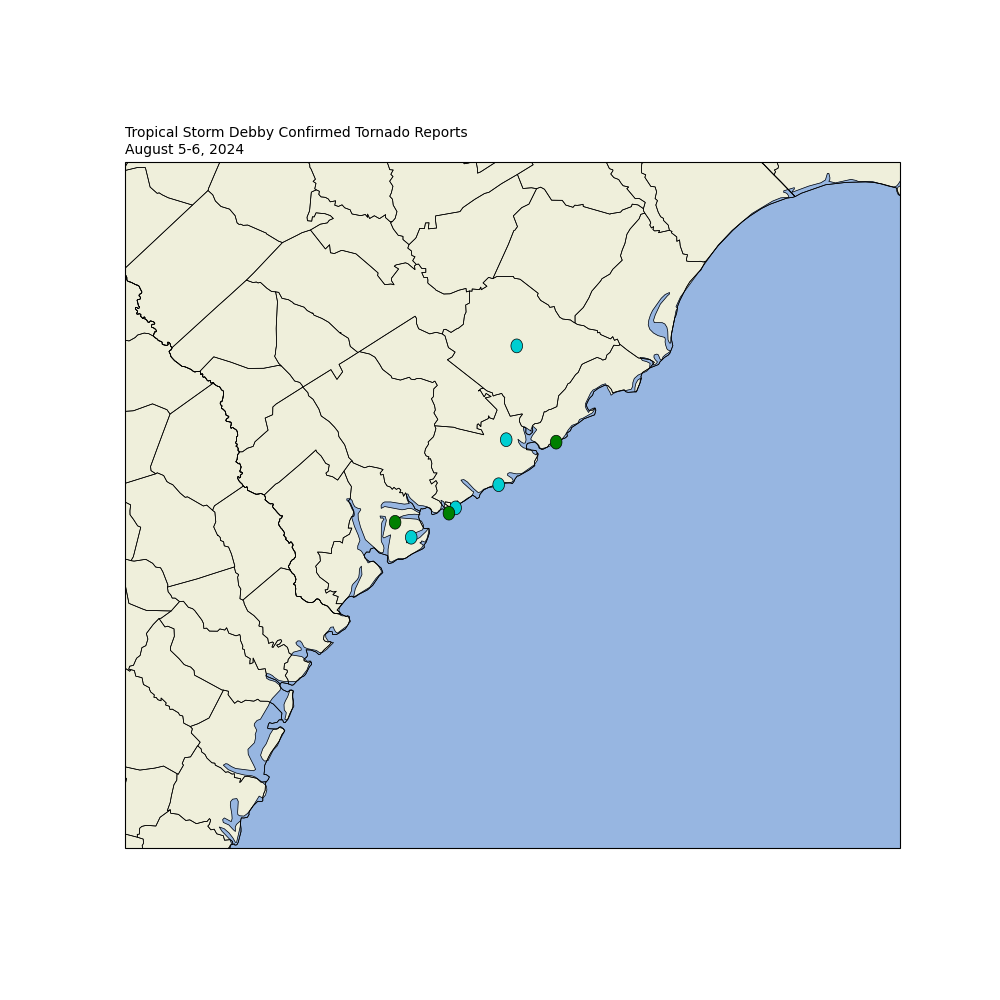

This chart was generated by the following Python code:
# Import statements
import numpy as np
import pandas as pd
import xarray as xr
import cartopy.feature as cfeat
import cartopy.crs as ccrs
from shapely.geometry import Point
from cartopy.feature import ShapelyFeature
from datetime import datetime
import metpy.calc as mpcalc
from metpy.units import units
from metpy.plots.declarative import (BarbPlot, ContourPlot, FilledContourPlot,
                                     MapPanel, PanelContainer, PlotObs)

# Ignore warnings to keep code clean, errors will still print
import warnings
warnings.filterwarnings('ignore')

# Lat/Long window of interest for tornado origins
loc1 = [32.5023, -80.2962]
loc2 = [32.7892, -79.7773]
loc3 = [32.4790, -80.3307]
loc4 = [32.6035, -80.0740]
loc5 = [32.8000, -80.0350]
loc6 = [32.3736, -80.5253]
loc7 = [33.2079, -79.9807]
loc8 = [32.4393, -80.6085]

# Create a geo-referenced point for each tornado report
loc_geom = Point( loc1[1], loc1[0] ).buffer(0.03)
loc_feat1 = ShapelyFeature( [loc_geom], ccrs.PlateCarree(), 
                            facecolor = 'darkturquoise' )

loc_geom = Point( loc2[1], loc2[0] ).buffer(0.03)
loc_feat2 = ShapelyFeature( [loc_geom], ccrs.PlateCarree(), 
                            facecolor = 'green' )

loc_geom = Point( loc3[1], loc3[0] ).buffer(0.03)
loc_feat3 = ShapelyFeature( [loc_geom], ccrs.PlateCarree(), 
                            facecolor = 'green' )

loc_geom = Point( loc4[1], loc4[0] ).buffer(0.03)
loc_feat4 = ShapelyFeature( [loc_geom], ccrs.PlateCarree(), 
                            facecolor = 'darkturquoise' )

loc_geom = Point( loc5[1], loc5[0] ).buffer(0.03)
loc_feat5 = ShapelyFeature( [loc_geom], ccrs.PlateCarree(), 
                            facecolor = 'darkturquoise' )

loc_geom = Point( loc6[1], loc6[0] ).buffer(0.03)
loc_feat6 = ShapelyFeature( [loc_geom], ccrs.PlateCarree(), 
                            facecolor = 'darkturquoise' )

loc_geom = Point( loc7[1], loc7[0] ).buffer(0.03)
loc_feat7 = ShapelyFeature( [loc_geom], ccrs.PlateCarree(), 
                            facecolor = 'darkturquoise' )

loc_geom = Point( loc8[1], loc8[0] ).buffer(0.03)
loc_feat8 = ShapelyFeature( [loc_geom], ccrs.PlateCarree(), 
                            facecolor = 'green' )

#-----------------------------------------------------------------------------
# Mapping Parameters
#-----------------------------------------------------------------------------
# Set the attributes for the map and add our data to the map
panel = MapPanel()                                               # Map Panel object
panel.layout = (1,1,1)                                           # Subplot layout
panel.left_title = (f'Tropical Storm Debby Confirmed Tornado Reports\nAugust 5-6, 2024' )               # Map title (left-hand side)
panel.area = [-82, -78, 34, 31]                                  # Plotting extent
panel.projection = 'mer'                                         # Map projection
panel.layers = ['coastline', 'land', 'ocean', 'usstates', 'borders', 'uscounties',
                loc_feat1, loc_feat2, loc_feat3, loc_feat4,
                loc_feat5, loc_feat6, loc_feat7, loc_feat8]      # Cartopy features for basemap (You will need to add more here!)
panel.layers_edgecolor = ['k', 'k']                              # Cartopy feature edge color
panel.layers_linewidth = [0.5, 0.5]                              # Cartopy feature line width
panel.plots = []                                                 # Plotting objects to render on map


#-----------------------------------------------------------------------------
# Pull everything together to generate the figure (DONT CHANGE ANYTHING BELOW HERE)
#-----------------------------------------------------------------------------
# Set figure attributes to plot our data on
pc = PanelContainer()                                            # Panel Container object
pc.size = (10, 10)                                               # Figure Size (in.)
pc.panels = [panel]                                              # Panels to add to figure
pc.show()
pc.save( f'Debby Tornado Reports.png' )                          # Save figure to cwd